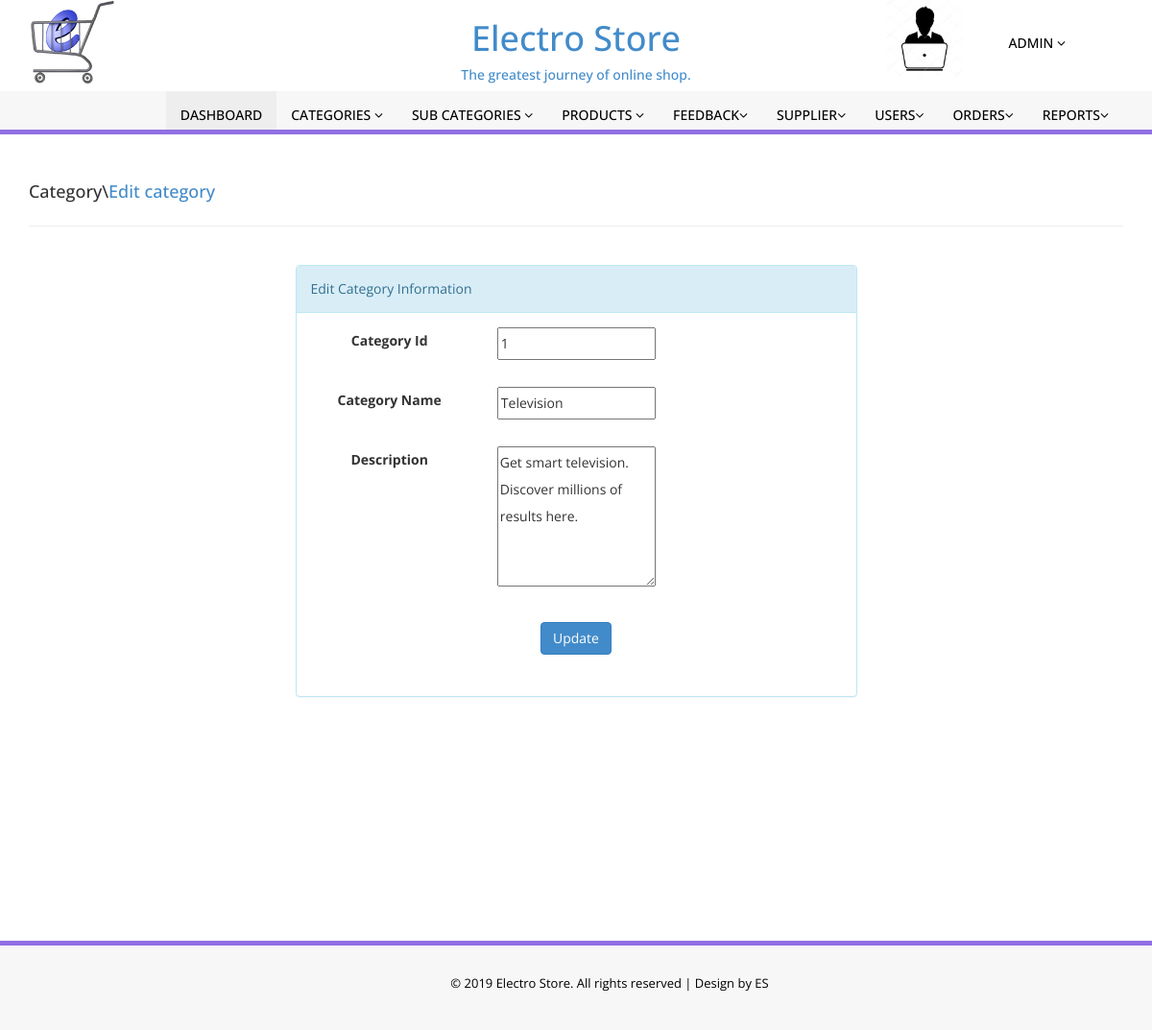
The app's page /admin/edit_category.php?id=1 with its own data.
### tables this page shows
CREATE TABLE `tbl_category` (
  `id` int(3) NOT NULL,
  `name` varchar(50) NOT NULL,
  `description` varchar(100) NOT NULL
);

### admin/edit_category.php (the view, shortened to what this page needs)
<?php
include('../connection.php');
?>
<!DOCTYPE html>
<html xmlns="http://www.w3.org/1999/xhtml">
<head>
    <link href="assets/css/bootstrap.css" rel="stylesheet" />
    <link href="assets/css/font-awesome.css" rel="stylesheet" />
    <link href="assets/css/style.css" rel="stylesheet" />
</head>
<body>
<?php include('include/header.php');?>
    <div class="content-wrapper">
         <div class="container">
        <div class="row pad-botm">
            <div class="col-md-12">
                <h4 class="header-line">Category\<a href="edit_category.php">Edit category</a></h4>
                            </div>
				</div>
				</div>
				<div class="row">
				<div class="col-md-6 col-sm-6 col-xs-12 col-md-offset-3">
				<div class="panel panel-info">
					<div class="panel-heading">Edit Category Information</div>
					<div class="panel-body">
					<form role="form" method="post" action="confirmeditcategory.php"><center>
					<table>
<?php
			$menuid = $_GET['id'];
			$sql="SELECT * FROM tbl_category where id = '$menuid' ";
			$result = mysqli_query($con,$sql);
			if(mysqli_num_rows($result)>0)
			{
				while($row = mysqli_fetch_array( $result ))
				{
					$name = $row['name'];
					$description=$row['description'];
				}
			}
			else
			{
				echo" Error:".$con->error;
			}
  ?>
		<div class="row">
								<label class="col-md-4 control-label" for="category" >Category Id</label>
								<div class="col-md-4">
										<input name="catid" type="text" id="catid" value="<?php echo $menuid; ?>">
								</div>
		</div><br>
		<div class="row">
								<label class="col-md-4 control-label" for="category" >Category Name</label>
								<div class="col-md-4">
										<input name="catname" type="text" id="t1" value="<?php echo $name; ?>"required>
								</div>
		</div><br>
		<div class="row">
								<label class="col-md-4 control-label" for="category" >Description</label>
								<div class="col-md-4">
										<textarea name="des" cols="20" rows="5" required><?php echo $description; ?></textarea>
								</div>
		</div><br>
		<div class="row">
					  <div class="col-md-4"></div>
					  <div class="col-md-4">
						<button id="Submit" name="Submit" class="btn btn-primary">Update</button>
					  </div>
					</div><br>
					</form>
            </div>
			</div>
			</div><br><br>
			</div>
	</div>
  <?php include('include/footer.php');?>
</body>
</html>

### admin/assets/css/style.css (style rules this page uses)
.content-wrapper { margin-top: 40px; min-height:800px; padding-bottom:90px; }
.header-line { font-weight:500; padding-bottom:25px; border-bottom:1px solid #eeeeee; text-transform:none; }
.pad-botm { padding-bottom:30px; }

### records on screen
tbl_category: catname "Television", des "Get smart television. Discover millions of results here."
